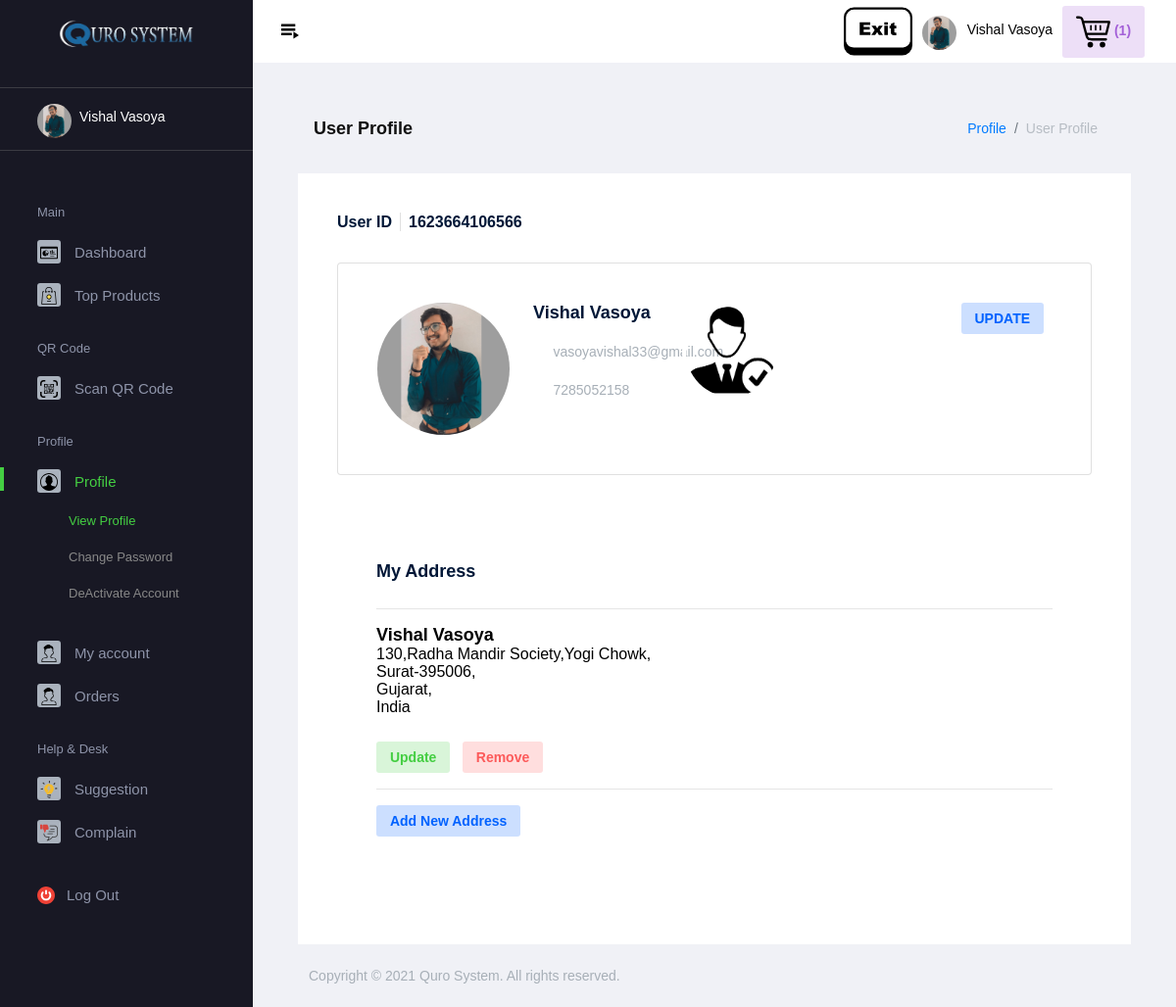
Page /qrsystem/user/user_profile.php (signed in) on the committed database.
### tables this page shows
CREATE TABLE `user_register` (
  `uid` varchar(50) NOT NULL,
  `uname` varchar(50) NOT NULL,
  `uemail` varchar(50) NOT NULL,
  `umno` varchar(15) NOT NULL,
  `upass` varchar(50) NOT NULL,
  `gender` varchar(10) NOT NULL,
  `uimg` varchar(100) NOT NULL,
  `account_status` varchar(50) NOT NULL,
  `stamp` timestamp NOT NULL DEFAULT current_timestamp()
);

CREATE TABLE `user_address` (
  `aid` varchar(15) NOT NULL,
  `uid` varchar(50) NOT NULL,
  `uname` varchar(100) NOT NULL,
  `umno` varchar(20) NOT NULL,
  `house` varchar(200) NOT NULL,
  `road` varchar(200) NOT NULL,
  `pincode` varchar(10) NOT NULL,
  `city` varchar(100) NOT NULL,
  `state` varchar(100) NOT NULL,
  `country` varchar(100) NOT NULL,
  `status` varchar(10) NOT NULL,
  `stamp` timestamp NOT NULL DEFAULT current_timestamp()
);

### qrsystem/user/user_profile.php (the view, shortened to what this page needs)
<?php
include "../../conn.php";
?>
<!DOCTYPE html>
<html lang="en">
<head>
    <link rel="stylesheet" href="../../assets/vendors/mdi/css/materialdesignicons.min.css">
    <link rel="stylesheet" href="../../assets/vendors/flag-icon-css/css/flag-icon.min.css">
    <link rel="stylesheet" href="../../assets/vendors/css/vendor.bundle.base.css">
    <link rel="stylesheet" href="../../assets/css/demo_1/style.css">
    <link rel="stylesheet" href="https://cdnjs.cloudflare.com/ajax/libs/limonte-sweetalert2/6.6.5/sweetalert2.min.css">
</head>
<body>
    <div class="container-scroller">
        <?php
    if(isset($_SESSION['uname']) && isset($_SESSION['uid']) && isset($_SESSION['uemail']) && isset($_SESSION['uimg']))
    {
        include "themes/header.php";
    }
    else
    {
        header("location:../../login.php");
    }
    ?>
        <div class="container-fluid page-body-wrapper">
            <?php
    if(isset($_SESSION['uname']) && isset($_SESSION['uid']) && isset($_SESSION['uemail']) && isset($_SESSION['uimg']))
    {
        include "themes/sidebar.php";
    }
    else
    {
        header("location:../../login.php");
    }
    ?>
            <div class="main-panel">
                <div class="content-wrapper">
                    <div class="page-header">
                        <h3 class="page-title">User Profile</h3>
                        <nav aria-label="breadcrumb">
                            <ol class="breadcrumb">
                                <li class="breadcrumb-item"><a href="#">Profile</a></li>
                                <li class="breadcrumb-item active" aria-current="page">User Profile</li>
                            </ol>
                        </nav>
                    </div>
                    <div class="row">
                        <?php
    $q1="select * from user_register where uid='".$_SESSION['uid']."'";
    if($r1=mysqli_query($conn,$q1))
    {
      while($num=mysqli_fetch_assoc($r1))
      {
        echo '<div class="col-md-12">
        <div class="card">
          <div class="card-body">
            <div class="d-flex mb-4 text-dark">
              <h5 class="mr-2 font-weight-semibold border-right pr-2 mr-2">User ID</h5>
              <h5 class="font-weight-semibold">'.$num['uid'].'</h5>
            </div>
            <div class="row">
              <div class="col-md-12 mb-5">
                <div class="card rounded shadow-none border">
                  <div class="card-body">
                    <div class="row">
                      <div class="col-md-4 d-xl-flex">
                        <div class="user-avatar mb-auto">
                          <img src="../../images/user/profile/'.$num['uimg'].'" alt="profile image" style="height:135px;width:135px;border-radius: 50%;" class="profile-img img-lg rounded-circle">
                        </div>
                        <div class="wrapper pl-0 pl-xl-4">
                          <div class="wrapper d-flex align-items-center">
                            <h4 class="mb-0 font-weight-medium text-dark">'.$num['uname'].'</h4>
                           </div>
                           <br>
                          <div class="wrapper d-flex align-items-center font-weight-medium text-muted">
                            <i class="mdi mdi-map-marker-outline mr-2"></i>
                            <p class="mb-0 text-muted">'.$num['uemail'].'</p>
                          </div>
                          <br>
                          <div class="wrapper d-flex align-items-center font-weight-medium text-muted">
                          <i class="mdi mdi-map-marker-outline mr-2"></i>
                          <p class="mb-0 text-muted">'.$num['umno'].'</p>
                        </div>
                        </div>
                      </div>
                      <div class="col-md-5">
                      <div class="image-grouped ml-auto">&nbsp;&nbsp;&nbsp;&nbsp;&nbsp;&nbsp;&nbsp;&nbsp;&nbsp;&nbsp;&nbsp;&nbsp;&nbsp;&nbsp;&nbsp;&nbsp;&nbsp;
                      ';
                      if($num['gender']=='Male')
                      {
                        echo ' <img src="../../images/user/male.png" title="Male" alt="User Gender" style="height:100px;width:100px;border-radius:50%" class="profile-img img-lg rounded-circle"></a>&nbsp;&nbsp;&nbsp;&nbsp;&nbsp;&nbsp;&nbsp;';
                      }
                      else
                      {
                        echo '<img src="../../images/user/male.png" title="Male" alt="User Gender" style="height:100px;width:100px;border-radius:50%" class="profile-img img-lg rounded-circle"></a>&nbsp;&nbsp;&nbsp;&nbsp;&nbsp;&nbsp;&nbsp;';
                      }
                      echo '
                        </div>
                      </div>
                      <div class="col-md-3">
                        <div class="wrapper d-flex justify-content-end">
                        <form method="post">
                          <input type="hidden" name="uid" value="'.$num['uid'].'">
                            <button type="submit" name="update" class="btn btn-sm btn-inverse-primary mr-2">UPDATE</button>
                        ';
                      echo '
                        </form>
                          </div>
                      </div>
                    </div>
                  </div>
                </div>
              </div>
              ';
              ?>
                        <div class="col-12 grid-margin stretch-card">
                            <div class="card">
                                <div class="card-body">
                                    <h4 class="card-title">My Address</h4>
                                    <?php
                                $q11 ="select * from user_address where uid='".$_SESSION['uid']."'";
                                if($r11=mysqli_query($conn,$q11))
                                {
                                    $n11=mysqli_num_rows($r11);
                                    if($n11>=1)
                                    {
                                        while($num11=mysqli_fetch_assoc($r11))
                                        {
                                        echo '
                                        <hr>
                                        <form method="post">
                                            <font color="black" size="4px"><b>'.$num11['uname'].'</b></font><br>
                                            <font color="black" size="3px">'.$num11['house'].','.$num11['road'].',</font>
                                            <br>
                                            <font color="black" size="3px">'.$num11['city'].'-'.$num11['pincode'].',</font><br>
                                            <font color="black" size="3px">'.$num11['state'].',</font><br>
                                            <font color="black" size="3px">'.$num11['country'].'</font><br><br>
                                            <h2 class="font-weight-bold"><b></b></h2>
                                            <input type="hidden" value="'.$num11['aid'].'" name="aid" />
                                            <button type="submit" name="update"
                                                class="btn btn-sm btn-inverse-success mr-2">Update</button>
                                                <button type="submit" name="remove"
                                                class="btn btn-sm btn-inverse-danger mr-2">Remove</button>
                                            </form>';
                                        }
                                    }
                                        echo '
                                        <form method="post"><hr>
                                        <button type="submit" name="add_address"
                                        class="btn btn-sm btn-inverse-primary mr-2">Add New Address</button>
                                    </form>';
                                }
                                    ?>
                                </div>
                            </div>
                        </div>
                        <?php echo '
                    </div>
                </div>
            </div>
        </div>';
        }
        }
        ?>
                    </div>
                </div>
                <?php include "../../footer.php"; ?>
            </div>
        </div>
    </div>
</body>
</html>

### rows in the picture
user_register: uid "1623664106566", uimg (picture), uname "Vishal Vasoya", uemail "vasoyavishal33@gmail.com", umno "7285052158"
user_address: uname "Vishal Vasoya", house "130,Radha Mandir Society", road "Yogi Chowk", city "Surat", pincode "395006", state "Gujarat", country "India"

### other values in the picture
$_SESSION['uname'] "Vishal Vasoya"
$num "1"
